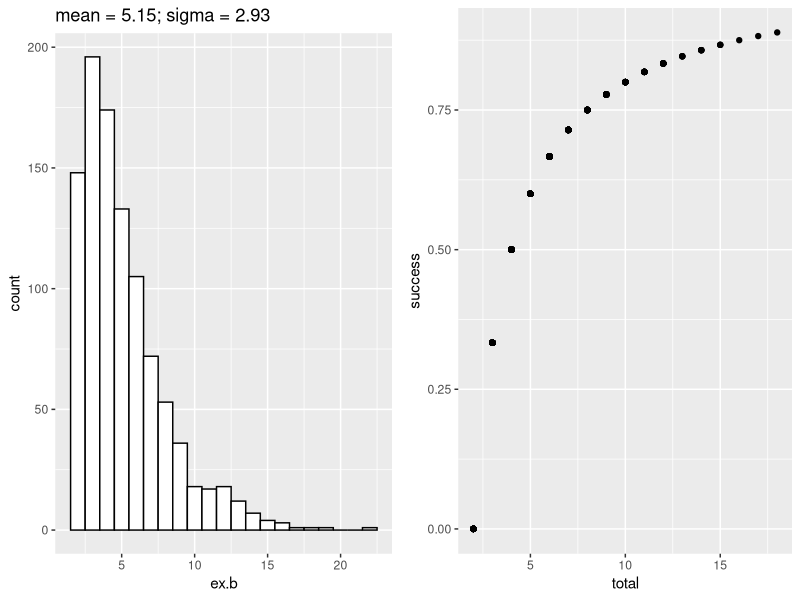

Reproduce this figure in R.
packages <- c("ggplot2","ggsci")
lapply(packages, require, character.only = TRUE)
# chapter 5, exercises (section 5.7 pag 76) 

### ---- 5.1 Discrete probability simulation ----

# a) function that simulates 60% chance of scoring (independent throws), run 
#     until two thows missed in a row. 
set.seed(1)
accuracy <- 0.6
player.a <- function(x){
  for (t in 1:x) {
    missed <- 0 
    shots <- 0
    scored <- 0
    while  (missed < 2) {
      throw <- runif(1)
      if (throw <= accuracy){
        shots = shots + 1
        scored = scored + 1
      }
      else {
        missed = missed + 1
        shots = shots + 1
      }
    }
    return(shots)
  }
}
player.a(1)


# b) for loop to simulate process 1000 times, return mean and sd of number of shots,
#     plot histogram
N <- 1000
ex.b <- rep(NA, N)
for (i in 1:N) {
  ex.b[i] <- player.a(1)
}
p5.1.b <- ggplot() + aes(ex.b) + geom_histogram(binwidth=1, colour="black", fill="white") + 
  ggtitle(paste0("mean = ",round(mean(ex.b),2),"; sigma = ",round(sd(ex.b),2)))

# c) scatterplot of n of shots and proportion successful 
total <- NULL
success <- NULL
for (t in 1:N) {
  missed <- 0 
  shots <- 0
  scored <- 0
  while  (missed < 2) {
    throw <- runif(1)
    if (throw <= 0.6){
      shots = shots + 1
      scored = scored + 1
    }
    else {
      missed = missed + 1
      shots = shots + 1
    }
  }
  total[t] <- shots
  success[t] <- scored/shots
}
ex.c <- data.frame(cbind(total,success))
p5.1.c <- ggplot(ex.c,aes(x = total, y= success)) + geom_point()

gridExtra::grid.arrange(p5.1.b, p5.1.c, nrow=1)

# ----

### --- 5.2 Continuous probability simulation ----

# men's weight normally distributed with mean 5.13 and sd 0.17; 
# women's near-normal with mean 4.96 and sd 0.2. 
# Suppose 10 random adults step in elevator with max capacity 1750. 
# What is the probability total weight exceeds limit

ex.5.2 <- NULL
max.capacity <- 1750
draws <- 10000
for (i in 1:draws) {
  N <- 10
  male <- rbinom(N, 1, 0.5)
  weight <- ifelse(male == 1, rnorm(N, 5.13, 0.17), rnorm(N, 4.96, 0.2))
  weight <- exp(weight)
  if (sum(weight) >= max.capacity) {
    ex.5.2[i] <- 1
  }
  else {ex.5.2[i] <- 0}
}
sum(ex.5.2)/draws

### --- 5.3 Binomial distribution 
# Player takes 10 shots with 40% probability per shot (independent)

# a) R code to compute probability makes 3 out of 10 shots
ex.5.3.a <- dbinom(3, 10, prob = 0.4)

# b) R function to simulate 10 shots 10,000 times. Check probability of making 3 
#     is close to exact probability computed in (a)
ex.5.3.b <- NULL
draws <- 1000
for (i in 1:draws) {
  N <- 10
  scored <- rbinom(N, 1, 0.4)
  ex.5.3.b[i] <- sum(scored)
}
sum(ex.5.3.b == 3)/draws

